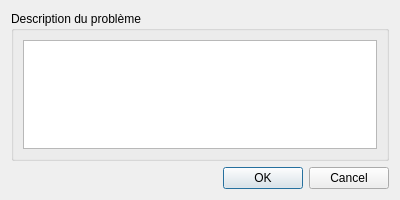
<?xml version="1.0" encoding="UTF-8"?>
<ui version="4.0">
 <class>descriptionDialog</class>
 <widget class="QDialog" name="descriptionDialog">
  <property name="geometry">
   <rect>
    <x>0</x>
    <y>0</y>
    <width>400</width>
    <height>200</height>
   </rect>
  </property>
  <property name="windowTitle">
   <string>Description</string>
  </property>
  <layout class="QVBoxLayout" name="verticalLayout">
   <item>
    <widget class="QGroupBox" name="descriptionGroupBox">
     <property name="title">
      <string>Description du problème</string>
     </property>
     <layout class="QHBoxLayout" name="horizontalLayout">
      <item>
       <widget class="QPlainTextEdit" name="descriptionPlainTextEdit"/>
      </item>
     </layout>
    </widget>
   </item>
   <item>
    <widget class="QDialogButtonBox" name="buttonBox">
     <property name="orientation">
      <enum>Qt::Horizontal</enum>
     </property>
     <property name="standardButtons">
      <set>QDialogButtonBox::Cancel|QDialogButtonBox::Ok</set>
     </property>
    </widget>
   </item>
  </layout>
 </widget>
 <resources/>
 <connections>
  <connection>
   <sender>buttonBox</sender>
   <signal>accepted()</signal>
   <receiver>descriptionDialog</receiver>
   <slot>accept()</slot>
   <hints>
    <hint type="sourcelabel">
     <x>248</x>
     <y>254</y>
    </hint>
    <hint type="destinationlabel">
     <x>157</x>
     <y>274</y>
    </hint>
   </hints>
  </connection>
  <connection>
   <sender>buttonBox</sender>
   <signal>rejected()</signal>
   <receiver>descriptionDialog</receiver>
   <slot>reject()</slot>
   <hints>
    <hint type="sourcelabel">
     <x>316</x>
     <y>260</y>
    </hint>
    <hint type="destinationlabel">
     <x>286</x>
     <y>274</y>
    </hint>
   </hints>
  </connection>
 </connections>
</ui>
